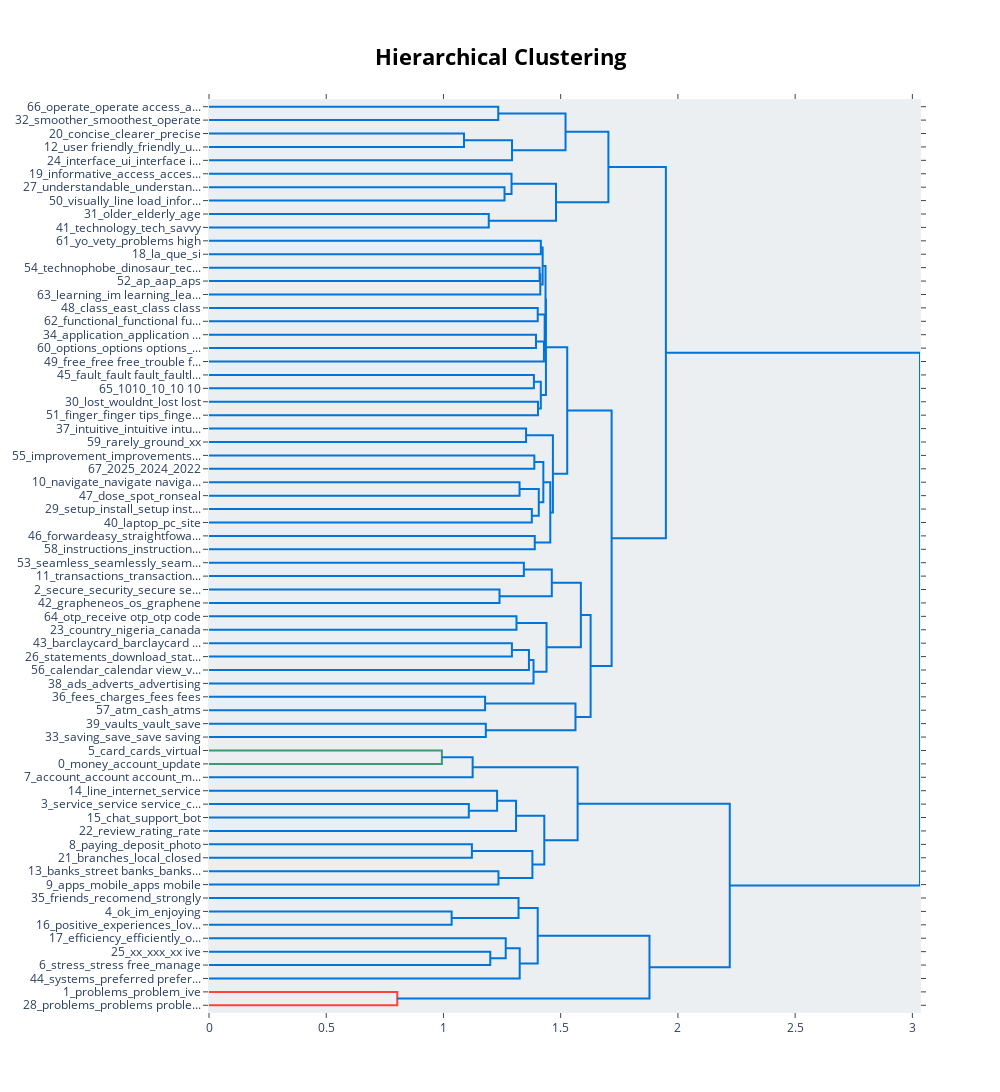

The notebook cell this image was saved under:
### Code cell
# Visualize topics as a hierarchical tree
fig = unseed_topic_model.visualize_hierarchy()
fig.show()

### Figure 1 — Plotly figure (JSON) as saved in the notebook; plotly's stock layout.template omitted (floating-point values rounded to 4 significant figures)
{"data": [{"hoverinfo": "text", "marker": {"color": "rgb(0,116,217)"}, "mode": "lines", "type": "scatter", "x": [0.0, 1.234, 1.234, 0.0], "xaxis": "x", "y": [-5.0, -5.0, -15.0, -15.0], "yaxis": "y"}, {"hoverinfo": "text", "marker": {"color": "rgb(0,116,217)"}, "mode": "lines", "type": "scatter", "x": [0.0, 1.088, 1.088, 0.0], "xaxis": "x", "y": [-25.0, -25.0, -35.0, -35.0], "yaxis": "y"}, {"hoverinfo": "text", "marker": {"color": "rgb(0,116,217)"}, "mode": "lines", "type": "scatter", "x": [1.088, 1.292, 1.292, 0.0], "xaxis": "x", "y": [-30.0, -30.0, -45.0, -45.0], "yaxis": "y"}, {"hoverinfo": "text", "marker": {"color": "rgb(0,116,217)"}, "mode": "lines", "type": "scatter", "x": [1.234, 1.521, 1.521, 1.292], "xaxis": "x", "y": [-10.0, -10.0, -37.5, -37.5], "yaxis": "y"}, {"hoverinfo": "text", "marker": {"color": "rgb(0,116,217)"}, "mode": "lines", "type": "scatter", "x": [0.0, 1.26, 1.26, 0.0], "xaxis": "x", "y": [-65.0, -65.0, -75.0, -75.0], "yaxis": "y"}, {"hoverinfo": "text", "marker": {"color": "rgb(0,116,217)"}, "mode": "lines", "type": "scatter", "x": [0.0, 1.29, 1.29, 1.26], "xaxis": "x", "y": [-55.0, -55.0, -70.0, -70.0], "yaxis": "y"}, {"hoverinfo": "text", "marker": {"color": "rgb(0,116,217)"}, "mode": "lines", "type": "scatter", "x": [0.0, 1.193, 1.193, 0.0], "xaxis": "x", "y": [-85.0, -85.0, -95.0, -95.0], "yaxis": "y"}, {"hoverinfo": "text", "marker": {"color": "rgb(0,116,217)"}, "mode": "lines", "type": "scatter", "x": [1.29, 1.48, 1.48, 1.193], "xaxis": "x", "y": [-62.5, -62.5, -90.0, -90.0], "yaxis": "y"}, {"hoverinfo": "text", "marker": {"color": "rgb(0,116,217)"}, "mode": "lines", "type": "scatter", "x": [1.521, 1.704, 1.704, 1.48], "xaxis": "x", "y": [-23.75, -23.75, -76.25, -76.25], "yaxis": "y"}, {"hoverinfo": "text", "marker": {"color": "rgb(0,116,217)"}, "mode": "lines", "type": "scatter", "x": [0.0, 1.415, 1.415, 0.0], "xaxis": "x", "y": [-105.0, -105.0, -115.0, -115.0], "yaxis": "y"}, {"hoverinfo": "text", "marker": {"color": "rgb(0,116,217)"}, "mode": "lines", "type": "scatter", "x": [0.0, 1.41, 1.41, 0.0], "xaxis": "x", "y": [-125.0, -125.0, -135.0, -135.0], "yaxis": "y"}, {"hoverinfo": "text", "marker": {"color": "rgb(0,116,217)"}, "mode": "lines", "type": "scatter", "x": [1.41, 1.413, 1.413, 0.0], "xaxis": "x", "y": [-130.0, -130.0, -145.0, -145.0], "yaxis": "y"}, {"hoverinfo": "text", "marker": {"color": "rgb(0,116,217)"}, "mode": "lines", "type": "scatter", "x": [1.415, 1.423, 1.423, 1.413], "xaxis": "x", "y": [-110.0, -110.0, -137.5, -137.5], "yaxis": "y"}, {"hoverinfo": "text", "marker": {"color": "rgb(0,116,217)"}, "mode": "lines", "type": "scatter", "x": [0.0, 1.402, 1.402, 0.0], "xaxis": "x", "y": [-155.0, -155.0, -165.0, -165.0], "yaxis": "y"}, {"hoverinfo": "text", "marker": {"color": "rgb(0,116,217)"}, "mode": "lines", "type": "scatter", "x": [0.0, 1.395, 1.395, 0.0], "xaxis": "x", "y": [-175.0, -175.0, -185.0, -185.0], "yaxis": "y"}, {"hoverinfo": "text", "marker": {"color": "rgb(0,116,217)"}, "mode": "lines", "type": "scatter", "x": [1.395, 1.429, 1.429, 0.0], "xaxis": "x", "y": [-180.0, -180.0, -195.0, -195.0], "yaxis": "y"}, {"hoverinfo": "text", "marker": {"color": "rgb(0,116,217)"}, "mode": "lines", "type": "scatter", "x": [1.402, 1.432, 1.432, 1.429], "xaxis": "x", "y": [-160.0, -160.0, -187.5, -187.5], "yaxis": "y"}, {"hoverinfo": "text", "marker": {"color": "rgb(0,116,217)"}, "mode": "lines", "type": "scatter", "x": [1.423, 1.435, 1.435, 1.432], "xaxis": "x", "y": [-123.8, -123.8, -173.8, -173.8], "yaxis": "y"}, {"hoverinfo": "text", "marker": {"color": "rgb(0,116,217)"}, "mode": "lines", "type": "scatter", "x": [0.0, 1.386, 1.386, 0.0], "xaxis": "x", "y": [-205.0, -205.0, -215.0, -215.0], "yaxis": "y"}, {"hoverinfo": "text", "marker": {"color": "rgb(0,116,217)"}, "mode": "lines", "type": "scatter", "x": [0.0, 1.403, 1.403, 0.0], "xaxis": "x", "y": [-225.0, -225.0, -235.0, -235.0], "yaxis": "y"}, {"hoverinfo": "text", "marker": {"color": "rgb(0,116,217)"}, "mode": "lines", "type": "scatter", "x": [1.386, 1.415, 1.415, 1.403], "xaxis": "x", "y": [-210.0, -210.0, -230.0, -230.0], "yaxis": "y"}, {"hoverinfo": "text", "marker": {"color": "rgb(0,116,217)"}, "mode": "lines", "type": "scatter", "x": [1.435, 1.437, 1.437, 1.415], "xaxis": "x", "y": [-148.8, -148.8, -220.0, -220.0], "yaxis": "y"}, {"hoverinfo": "text", "marker": {"color": "rgb(0,116,217)"}, "mode": "lines", "type": "scatter", "x": [0.0, 1.352, 1.352, 0.0], "xaxis": "x", "y": [-245.0, -245.0, -255.0, -255.0], "yaxis": "y"}, {"hoverinfo": "text", "marker": {"color": "rgb(0,116,217)"}, "mode": "lines", "type": "scatter", "x": [0.0, 1.388, 1.388, 0.0], "xaxis": "x", "y": [-265.0, -265.0, -275.0, -275.0], "yaxis": "y"}, {"hoverinfo": "text", "marker": {"color": "rgb(0,116,217)"}, "mode": "lines", "type": "scatter", "x": [0.0, 1.325, 1.325, 0.0], "xaxis": "x", "y": [-285.0, -285.0, -295.0, -295.0], "yaxis": "y"}, {"hoverinfo": "text", "marker": {"color": "rgb(0,116,217)"}, "mode": "lines", "type": "scatter", "x": [0.0, 1.377, 1.377, 0.0], "xaxis": "x", "y": [-305.0, -305.0, -315.0, -315.0], "yaxis": "y"}, {"hoverinfo": "text", "marker": {"color": "rgb(0,116,217)"}, "mode": "lines", "type": "scatter", "x": [1.325, 1.407, 1.407, 1.377], "xaxis": "x", "y": [-290.0, -290.0, -310.0, -310.0], "yaxis": "y"}, {"hoverinfo": "text", "marker": {"color": "rgb(0,116,217)"}, "mode": "lines", "type": "scatter", "x": [1.388, 1.426, 1.426, 1.407], "xaxis": "x", "y": [-270.0, -270.0, -300.0, -300.0], "yaxis": "y"}, {"hoverinfo": "text", "marker": {"color": "rgb(0,116,217)"}, "mode": "lines", "type": "scatter", "x": [0.0, 1.389, 1.389, 0.0], "xaxis": "x", "y": [-325.0, -325.0, -335.0, -335.0], "yaxis": "y"}, {"hoverinfo": "text", "marker": {"color": "rgb(0,116,217)"}, "mode": "lines", "type": "scatter", "x": [1.426, 1.456, 1.456, 1.389], "xaxis": "x", "y": [-285.0, -285.0, -330.0, -330.0], "yaxis": "y"}, {"hoverinfo": "text", "marker": {"color": "rgb(0,116,217)"}, "mode": "lines", "type": "scatter", "x": [1.352, 1.467, 1.467, 1.456], "xaxis": "x", "y": [-250.0, -250.0, -307.5, -307.5], "yaxis": "y"}, {"hoverinfo": "text", "marker": {"color": "rgb(0,116,217)"}, "mode": "lines", "type": "scatter", "x": [1.437, 1.528, 1.528, 1.467], "xaxis": "x", "y": [-184.4, -184.4, -278.8, -278.8], "yaxis": "y"}, {"hoverinfo": "text", "marker": {"color": "rgb(0,116,217)"}, "mode": "lines", "type": "scatter", "x": [0.0, 1.343, 1.343, 0.0], "xaxis": "x", "y": [-345.0, -345.0, -355.0, -355.0], "yaxis": "y"}, {"hoverinfo": "text", "marker": {"color": "rgb(0,116,217)"}, "mode": "lines", "type": "scatter", "x": [0.0, 1.239, 1.239, 0.0], "xaxis": "x", "y": [-365.0, -365.0, -375.0, -375.0], "yaxis": "y"}, {"hoverinfo": "text", "marker": {"color": "rgb(0,116,217)"}, "mode": "lines", "type": "scatter", "x": [1.343, 1.462, 1.462, 1.239], "xaxis": "x", "y": [-350.0, -350.0, -370.0, -370.0], "yaxis": "y"}, {"hoverinfo": "text", "marker": {"color": "rgb(0,116,217)"}, "mode": "lines", "type": "scatter", "x": [0.0, 1.312, 1.312, 0.0], "xaxis": "x", "y": [-385.0, -385.0, -395.0, -395.0], "yaxis": "y"}, {"hoverinfo": "text", "marker": {"color": "rgb(0,116,217)"}, "mode": "lines", "type": "scatter", "x": [0.0, 1.292, 1.292, 0.0], "xaxis": "x", "y": [-405.0, -405.0, -415.0, -415.0], "yaxis": "y"}, {"hoverinfo": "text", "marker": {"color": "rgb(0,116,217)"}, "mode": "lines", "type": "scatter", "x": [1.292, 1.365, 1.365, 0.0], "xaxis": "x", "y": [-410.0, -410.0, -425.0, -425.0], "yaxis": "y"}, {"hoverinfo": "text", "marker": {"color": "rgb(0,116,217)"}, "mode": "lines", "type": "scatter", "x": [1.365, 1.384, 1.384, 0.0], "xaxis": "x", "y": [-417.5, -417.5, -435.0, -435.0], "yaxis": "y"}, {"hoverinfo": "text", "marker": {"color": "rgb(0,116,217)"}, "mode": "lines", "type": "scatter", "x": [1.312, 1.44, 1.44, 1.384], "xaxis": "x", "y": [-390.0, -390.0, -426.2, -426.2], "yaxis": "y"}, {"hoverinfo": "text", "marker": {"color": "rgb(0,116,217)"}, "mode": "lines", "type": "scatter", "x": [1.462, 1.586, 1.586, 1.44], "xaxis": "x", "y": [-360.0, -360.0, -408.1, -408.1], "yaxis": "y"}, {"hoverinfo": "text", "marker": {"color": "rgb(0,116,217)"}, "mode": "lines", "type": "scatter", "x": [0.0, 1.178, 1.178, 0.0], "xaxis": "x", "y": [-445.0, -445.0, -455.0, -455.0], "yaxis": "y"}, {"hoverinfo": "text", "marker": {"color": "rgb(0,116,217)"}, "mode": "lines", "type": "scatter", "x": [0.0, 1.181, 1.181, 0.0], "xaxis": "x", "y": [-465.0, -465.0, -475.0, -475.0], "yaxis": "y"}, {"hoverinfo": "text", "marker": {"color": "rgb(0,116,217)"}, "mode": "lines", "type": "scatter", "x": [1.178, 1.563, 1.563, 1.181], "xaxis": "x", "y": [-450.0, -450.0, -470.0, -470.0], "yaxis": "y"}, {"hoverinfo": "text", "marker": {"color": "rgb(0,116,217)"}, "mode": "lines", "type": "scatter", "x": [1.586, 1.628, 1.628, 1.563], "xaxis": "x", "y": [-384.1, -384.1, -460.0, -460.0], "yaxis": "y"}, {"hoverinfo": "text", "marker": {"color": "rgb(0,116,217)"}, "mode": "lines", "type": "scatter", "x": [1.528, 1.717, 1.717, 1.628], "xaxis": "x", "y": [-231.6, -231.6, -422.0, -422.0], "yaxis": "y"}, {"hoverinfo": "text", "marker": {"color": "rgb(0,116,217)"}, "mode": "lines", "type": "scatter", "x": [1.704, 1.949, 1.949, 1.717], "xaxis": "x", "y": [-50.0, -50.0, -326.8, -326.8], "yaxis": "y"}, {"hoverinfo": "text", "marker": {"color": "rgb(61,153,112)"}, "mode": "lines", "type": "scatter", "x": [0.0, 0.9933, 0.9933, 0.0], "xaxis": "x", "y": [-485.0, -485.0, -495.0, -495.0], "yaxis": "y"}, {"hoverinfo": "text", "marker": {"color": "rgb(0,116,217)"}, "mode": "lines", "type": "scatter", "x": [0.9933, 1.125, 1.125, 0.0], "xaxis": "x", "y": [-490.0, -490.0, -505.0, -505.0], "yaxis": "y"}, {"hoverinfo": "text", "marker": {"color": "rgb(0,116,217)"}, "mode": "lines", "type": "scatter", "x": [0.0, 1.108, 1.108, 0.0], "xaxis": "x", "y": [-525.0, -525.0, -535.0, -535.0], "yaxis": "y"}, {"hoverinfo": "text", "marker": {"color": "rgb(0,116,217)"}, "mode": "lines", "type": "scatter", "x": [0.0, 1.229, 1.229, 1.108], "xaxis": "x", "y": [-515.0, -515.0, -530.0, -530.0], "yaxis": "y"}, {"hoverinfo": "text", "marker": {"color": "rgb(0,116,217)"}, "mode": "lines", "type": "scatter", "x": [1.229, 1.31, 1.31, 0.0], "xaxis": "x", "y": [-522.5, -522.5, -545.0, -545.0], "yaxis": "y"}, {"hoverinfo": "text", "marker": {"color": "rgb(0,116,217)"}, "mode": "lines", "type": "scatter", "x": [0.0, 1.121, 1.121, 0.0], "xaxis": "x", "y": [-555.0, -555.0, -565.0, -565.0], "yaxis": "y"}, {"hoverinfo": "text", "marker": {"color": "rgb(0,116,217)"}, "mode": "lines", "type": "scatter", "x": [0.0, 1.235, 1.235, 0.0], "xaxis": "x", "y": [-575.0, -575.0, -585.0, -585.0], "yaxis": "y"}, {"hoverinfo": "text", "marker": {"color": "rgb(0,116,217)"}, "mode": "lines", "type": "scatter", "x": [1.121, 1.379, 1.379, 1.235], "xaxis": "x", "y": [-560.0, -560.0, -580.0, -580.0], "yaxis": "y"}, {"hoverinfo": "text", "marker": {"color": "rgb(0,116,217)"}, "mode": "lines", "type": "scatter", "x": [1.31, 1.43, 1.43, 1.379], "xaxis": "x", "y": [-533.8, -533.8, -570.0, -570.0], "yaxis": "y"}, {"hoverinfo": "text", "marker": {"color": "rgb(0,116,217)"}, "mode": "lines", "type": "scatter", "x": [1.125, 1.572, 1.572, 1.43], "xaxis": "x", "y": [-497.5, -497.5, -551.9, -551.9], "yaxis": "y"}, {"hoverinfo": "text", "marker": {"color": "rgb(0,116,217)"}, "mode": "lines", "type": "scatter", "x": [0.0, 1.035, 1.035, 0.0], "xaxis": "x", "y": [-605.0, -605.0, -615.0, -615.0], "yaxis": "y"}, {"hoverinfo": "text", "marker": {"color": "rgb(0,116,217)"}, "mode": "lines", "type": "scatter", "x": [0.0, 1.32, 1.32, 1.035], "xaxis": "x", "y": [-595.0, -595.0, -610.0, -610.0], "yaxis": "y"}, {"hoverinfo": "text", "marker": {"color": "rgb(0,116,217)"}, "mode": "lines", "type": "scatter", "x": [0.0, 1.2, 1.2, 0.0], "xaxis": "x", "y": [-635.0, -635.0, -645.0, -645.0], "yaxis": "y"}, {"hoverinfo": "text", "marker": {"color": "rgb(0,116,217)"}, "mode": "lines", "type": "scatter", "x": [0.0, 1.266, 1.266, 1.2], "xaxis": "x", "y": [-625.0, -625.0, -640.0, -640.0], "yaxis": "y"}, {"hoverinfo": "text", "marker": {"color": "rgb(0,116,217)"}, "mode": "lines", "type": "scatter", "x": [1.266, 1.325, 1.325, 0.0], "xaxis": "x", "y": [-632.5, -632.5, -655.0, -655.0], "yaxis": "y"}, {"hoverinfo": "text", "marker": {"color": "rgb(0,116,217)"}, "mode": "lines", "type": "scatter", "x": [1.32, 1.402, 1.402, 1.325], "xaxis": "x", "y": [-602.5, -602.5, -643.8, -643.8], "yaxis": "y"}, {"hoverinfo": "text", "marker": {"color": "rgb(255,65,54)"}, "mode": "lines", "type": "scatter", "x": [0.0, 0.8029, 0.8029, 0.0], "xaxis": "x", "y": [-665.0, -665.0, -675.0, -675.0], "yaxis": "y"}, {"hoverinfo": "text", "marker": {"color": "rgb(0,116,217)"}, "mode": "lines", "type": "scatter", "x": [1.402, 1.879, 1.879, 0.8029], "xaxis": "x", "y": [-623.1, -623.1, -670.0, -670.0], "yaxis": "y"}, {"hoverinfo": "text", "marker": {"color": "rgb(0,116,217)"}, "mode": "lines", "type": "scatter", "x": [1.572, 2.221, 2.221, 1.879], "xaxis": "x", "y": [-524.7, -524.7, -646.6, -646.6], "yaxis": "y"}, {"hoverinfo": "text", "marker": {"color": "rgb(0,116,217)"}, "mode": "lines", "type": "scatter", "x": [1.949, 3.033, 3.033, 2.221], "xaxis": "x", "y": [-188.4, -188.4, -585.6, -585.6], "yaxis": "y"}], "layout": {"autosize": false, "height": 1220, "hoverlabel": {"bgcolor": "white", "font": {"family": "Rockwell", "size": 16}}, "hovermode": "closest", "plot_bgcolor": "#ECEFF1", "showlegend": false, "title": {"font": {"color": "Black", "size": 22}, "text": "<b>Hierarchical Clustering</b>", "x": 0.5, "xanchor": "center", "yanchor": "top"}, "width": 1000, "xaxis": {"mirror": "allticks", "rangemode": "tozero", "showgrid": false, "showline": true, "showticklabels": true, "ticks": "outside", "type": "linear", "zeroline": false}, "yaxis": {"mirror": "allticks", "range": [-680, 0], "rangemode": "tozero", "showgrid": false, "showline": true, "showticklabels": true, "tickmode": "array", "ticks": "outside", "ticktext": ["66_operate_operate access_a...", "32_smoother_smoothest_operate", "20_concise_clearer_precise", "12_user friendly_friendly_u...", "24_interface_ui_interface i...", "19_informative_access_acces...", "27_understandable_understan...", "50_visually_line load_infor...", "31_older_elderly_age", "41_technology_tech_savvy", "61_yo_vety_problems high", "18_la_que_si", "54_technophobe_dinosaur_tec...", "52_ap_aap_aps", "63_learning_im learning_lea...", "48_class_east_class class", "62_functional_functional fu...", "34_application_application ...", "60_options_options options_...", "49_free_free free_trouble f...", "45_fault_fault fault_faultl...", "65_1010_10_10 10", "30_lost_wouldnt_lost lost", "51_finger_finger tips_finge...", "37_intuitive_intuitive intu...", "59_rarely_ground_xx", "55_improvement_improvements...", "67_2025_2024_2022", "10_navigate_navigate naviga...", "47_dose_spot_ronseal", "29_setup_install_setup inst...", "40_laptop_pc_site", "46_forwardeasy_straightfowa...", "58_instructions_instruction...", "53_seamless_seamlessly_seam...", "11_transactions_transaction...", "2_secure_security_secure se...", "42_grapheneos_os_graphene", "64_otp_receive otp_otp code", "23_country_nigeria_canada", "43_barclaycard_barclaycard ...", "26_statements_download_stat...", "56_calendar_calendar view_v...", "38_ads_adverts_advertising", "36_fees_charges_fees fees", "57_atm_cash_atms", "39_vaults_vault_save", "33_saving_save_save saving", "5_card_cards_virtual", "0_money_account_update", "7_account_account account_m...", "14_line_internet_service", "3_service_service service_c...", "15_chat_support_bot", "22_review_rating_rate", "8_paying_deposit_photo", "21_branches_local_closed", "13_banks_street banks_banks...", "9_apps_mobile_apps mobile", "35_friends_recomend_strongly", "4_ok_im_enjoying", "16_positive_experiences_lov...", "17_efficiency_efficiently_o...", "25_xx_xxx_xx ive", "6_stress_stress free_manage", "44_systems_preferred prefer...", "1_problems_problem_ive", "28_problems_problems proble..."], "tickvals": [-5, -15, -25, -35, -45, -55, -65, -75, -85, -95, -105, -115, -125, -135, -145, -155, -165, -175, -185, -195, -205, -215, -225, -235, -245, -255, -265, -275, -285, -295, -305, -315, -325, -335, -345, -355, -365, -375, -385, -395, -405, -415, -425, -435, -445, -455, -465, -475, -485, -495, -505, -515, -525, -535, -545, -555, -565, -575, -585, -595, -605, -615, -625, -635, -645, -655, -665, -675], "type": "linear", "zeroline": false}}}
